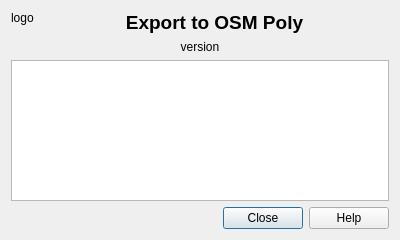
<?xml version="1.0" encoding="UTF-8"?>
<ui version="4.0">
 <class>Dialog</class>
 <widget class="QDialog" name="Dialog">
  <property name="geometry">
   <rect>
    <x>0</x>
    <y>0</y>
    <width>400</width>
    <height>240</height>
   </rect>
  </property>
  <property name="windowTitle">
   <string>About Export to OSM Poly</string>
  </property>
  <layout class="QGridLayout" name="gridLayout" columnstretch="0,5">
   <item row="0" column="0">
    <widget class="QLabel" name="lblLogo">
     <property name="text">
      <string>logo</string>
     </property>
     <property name="alignment">
      <set>Qt::AlignLeading|Qt::AlignLeft|Qt::AlignTop</set>
     </property>
    </widget>
   </item>
   <item row="0" column="1">
    <widget class="QLabel" name="lblName">
     <property name="font">
      <font>
       <pointsize>14</pointsize>
       <weight>75</weight>
       <bold>true</bold>
      </font>
     </property>
     <property name="text">
      <string>Export to OSM Poly</string>
     </property>
     <property name="alignment">
      <set>Qt::AlignCenter</set>
     </property>
    </widget>
   </item>
   <item row="1" column="0" colspan="2">
    <widget class="QLabel" name="lblVersion">
     <property name="text">
      <string>version</string>
     </property>
     <property name="alignment">
      <set>Qt::AlignCenter</set>
     </property>
    </widget>
   </item>
   <item row="3" column="0" colspan="2">
    <widget class="QDialogButtonBox" name="buttonBox">
     <property name="orientation">
      <enum>Qt::Horizontal</enum>
     </property>
     <property name="standardButtons">
      <set>QDialogButtonBox::Close|QDialogButtonBox::Help</set>
     </property>
    </widget>
   </item>
   <item row="2" column="0" colspan="2">
    <widget class="QTextBrowser" name="textBrowser">
     <property name="readOnly">
      <bool>true</bool>
     </property>
     <property name="html">
      <string>&lt;!DOCTYPE HTML PUBLIC &quot;-//W3C//DTD HTML 4.0//EN&quot; &quot;http://www.w3.org/TR/REC-html40/strict.dtd&quot;&gt;
&lt;html&gt;&lt;head&gt;&lt;meta name=&quot;qrichtext&quot; content=&quot;1&quot; /&gt;&lt;style type=&quot;text/css&quot;&gt;
p, li { white-space: pre-wrap; }
&lt;/style&gt;&lt;/head&gt;&lt;body style=&quot; font-family:'Ubuntu'; font-size:11pt; font-weight:400; font-style:normal;&quot;&gt;
&lt;p style=&quot;-qt-paragraph-type:empty; margin-top:0px; margin-bottom:0px; margin-left:0px; margin-right:0px; -qt-block-indent:0; text-indent:0px; font-family:'Sans Serif'; font-size:9pt;&quot;&gt;&lt;br /&gt;&lt;/p&gt;&lt;/body&gt;&lt;/html&gt;</string>
     </property>
     <property name="textInteractionFlags">
      <set>Qt::LinksAccessibleByMouse|Qt::TextSelectableByMouse</set>
     </property>
    </widget>
   </item>
  </layout>
 </widget>
 <resources/>
 <connections>
  <connection>
   <sender>buttonBox</sender>
   <signal>accepted()</signal>
   <receiver>Dialog</receiver>
   <slot>accept()</slot>
   <hints>
    <hint type="sourcelabel">
     <x>248</x>
     <y>254</y>
    </hint>
    <hint type="destinationlabel">
     <x>157</x>
     <y>274</y>
    </hint>
   </hints>
  </connection>
  <connection>
   <sender>buttonBox</sender>
   <signal>rejected()</signal>
   <receiver>Dialog</receiver>
   <slot>reject()</slot>
   <hints>
    <hint type="sourcelabel">
     <x>316</x>
     <y>260</y>
    </hint>
    <hint type="destinationlabel">
     <x>286</x>
     <y>274</y>
    </hint>
   </hints>
  </connection>
 </connections>
</ui>
